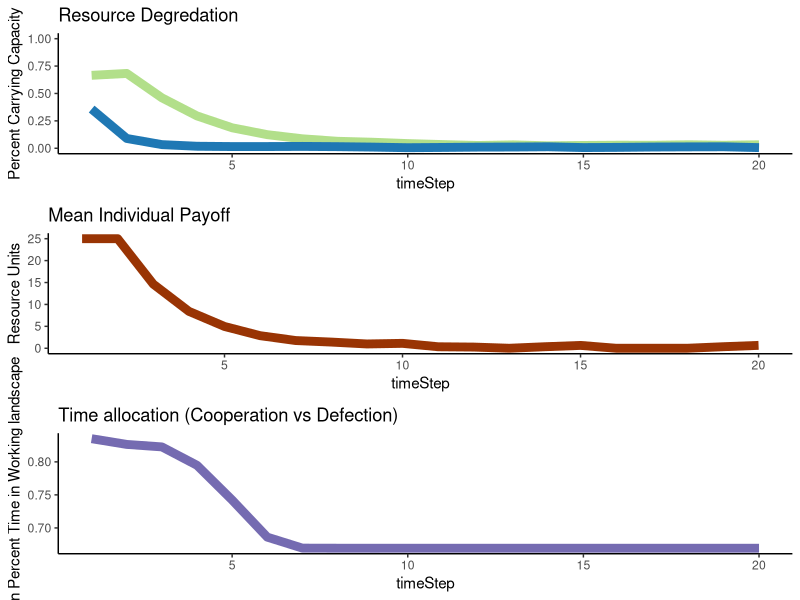

R code for this plot:
library(ggplot2)

abm<-function(#Specified parameters
  Individuals=100, #number of total resource users in a population
  
  TotalCarryingCapacity=10000, #total available resource units
  
  StartPercCarryingCapacity = 0.7, #amount of resources available in the landscape at the start in proportion to CC
  
  PercProtected=0.3, #percent of the total resource that's in a protected area
  
  CoopPercStart=0.9, #percent of individuals who start by following the rules at t0
  
  LearningStrategy = "Success Bias", #options are Success Bias & Conformist
  
  TimeSteps=20,
  ResourceRegenerationPerTimeStep=1.15,
  harvestMax=25,
  ProbOfMobility=0.2){
  
  ## Set parameters
  PercWorking= 1-PercProtected #percent of resource in a working landscape
  TotalCCResourceProtected=PercProtected*TotalCarryingCapacity #total resource units in carrying capacity of protected area
  TotalCCResourceWorking=PercWorking*TotalCarryingCapacity #total resource units in carrying capacity of working area
  StartResourceWorking = TotalCCResourceWorking*StartPercCarryingCapacity #number of resources in the working landscape starting
  StartResourceProtected = TotalCCResourceProtected*StartPercCarryingCapacity #number of resources in the protected landscape starting
  CoopNumStart= as.integer(CoopPercStart*Individuals) #number of individuals cooperating fully at t0
  DefNumStart= Individuals - CoopNumStart#number of individuals defecting at t0
  PercTimeProtected = c(rep(0,CoopNumStart),rbeta(DefNumStart,1,2)) #percent of their foraging time each indv spends in the PA
  PercTimeWorking = (1-PercTimeProtected)#percent of their foraging time each indv spends in the working landscape
  
  agents<-data.frame(PercTimeProtected,
                     PercTimeWorking,
                     PayoffProtectedLastTime = rep(NA,Individuals),
                     PayoffWorkingLastTime= rep(NA,Individuals))   #dataframe to be filled with initial payoffs
  
  ProtectPerDefect<-as.integer(StartResourceProtected/DefNumStart) #protected area resources per each individual harvesting there
  WorkingPerTotal<-as.integer(StartResourceWorking/Individuals) #working landscape resources per individual
  
  for ( i in 1:nrow(agents)){  #fill the starting df percent payoff from the protected landscape is a function of the amount 
    agent2<-agents[i,]   #of resources there per individual searching there, and a random draw with a chance of success equal to time spent
    agents[i,4]<-rbinom(1,WorkingPerTotal,agent2$PercTimeWorking)
    agents[i,4]<-ifelse(agents[i,4]>=harvestMax,harvestMax,agents[i,4])
    agents[i,3]<- ifelse(agents[i,4]< harvestMax,rbinom(1,ProtectPerDefect,agent2$PercTimeProtected),0) #if they didnt get the max harvest, then 
    agents[i,3]<-ifelse(agents[i,3]>harvestMax-agents[i,4],harvestMax-agents[i,4],agents[i,3])
  } #see what they get from the working landscape first
  
  
  
  agents$PayoffTotalLastTime<- agents$PayoffProtectedLastTime + agents$PayoffWorkingLastTime #total payoff is the sum of what they get from both areas
  
  
  output<-data.frame(timeStep = 1:TimeSteps, #create df to fill with the outputs from each time step
                     meanTimeProtect = rep(NA,TimeSteps),
                     meanTimeWorking = rep(NA,TimeSteps),
                     NumResourcesProtect = rep(NA,TimeSteps),
                     percCCProtect = rep(NA,TimeSteps),
                     NumResourcesWorking = rep(NA,TimeSteps),
                     percCCWorking = rep(NA,TimeSteps),
                     meanPayoff = rep(NA,TimeSteps))
  
  output$meanTimeProtect[1] <- mean(agents$PercTimeProtected)  #fill it with the outouts from time 1
  output$meanTimeWorking[1]  <- mean(agents$PercTimeWorking) 
  output$NumResourcesProtect[1] <- StartResourceProtected-sum(agents$PayoffProtectedLastTime) 
  output$NumResourcesWorking[1] <- StartResourceWorking-sum(agents$PayoffWorkingLastTime) 
  output$percCCProtect[1]  <- output$NumResourcesProtect[1]/TotalCCResourceProtected
  output$percCCWorking[1]  <- output$NumResourcesWorking[1]/TotalCCResourceWorking
  output$meanPayoff[1]  <- mean(agents$PayoffTotalLastTime) 
  
  
  
  for (t in 2:TimeSteps){  #run the abm for all o fthe time steps
    
    #choose new strategy  
    
    LastTimeAgents<-agents  #save the agents from the pervious time to a new df
    
    LastTimePercTimeProtected<-LastTimeAgents$PercTimeProtected  #pull out the previous pretected foraging times as vector
    LastTimePercWorking<-LastTimeAgents$PercTimeWorking  #pull out the previous working foraging times as vector
    
    PercTimeProtected<-rep(NA,length(PercTimeProtected))  #nullify the previous perc time protected vector so we can fill it later and be confident the values changed
    
    if(LearningStrategy == "Success Bias"){ 
      for (j in 1:nrow(LastTimeAgents)){  
        ThisAgent<-LastTimeAgents[j,]      #modify the foraging strategy of each agent individually
        OtherAgents<-LastTimeAgents[-j,]   #dataframe of ther agents for them to copy from
        ThisAgentPayoff<-ThisAgent$PayoffTotalLastTime   #payoff last time period for this agent
        OtherAgentSpecific<-OtherAgents[sample(nrow(OtherAgents),1),] #choose a specific agent for them to get paired up with
        OtherAgentPayoff<-OtherAgentSpecific$PayoffTotalLastTime  #Payoff the other agent recieved
        OtherAgentPercProtect<-OtherAgentSpecific$PercTimeProtected #strategy of other agent
        ThisAgentPercProtect<-ThisAgent$PercTimeProtected  #strategy of this agent
        
        PercTimeProtected[j]<-ifelse(ThisAgentPayoff >=OtherAgentPayoff,ThisAgent$PercTimeProtected,
                                     (ThisAgentPercProtect+((OtherAgentPercProtect-ThisAgentPercProtect)/2))) #vector of new strategies
        
        #if this agent did better than the randomly selected agent then they keep their strategy
        #if they did worse thnan they modify their strategy to be the difference between their previou sstrategy and the randomly selected agent
        
      }}
    #if(LearningStrategy == "Conformist"){
     # for (j in 1:nrow(LastTimeAgents)){  
      #  ThisAgent<-LastTimeAgents[j,]      #Pull out each specific agent
       # OtherAgents<-LastTimeAgents[-j,]   #dataframe of ther agents for them to copy from
        #OtherAgentsSample<-OtherAgents[c(sample(1:nrow(OtherAgents),5)),] #haphazardly chose 5 here...look into lit to find good number!!!
        #OtherAgentsPercProtect<-mean(OtherAgentsSample$PercTimeProtected )# mean strategy of other agents
        #ThisAgentPercProtect<-ThisAgent$PercTimeProtected  #strategy of this agent
        
        #PercTimeProtected[j]<-(ThisAgentPercProtect+((OtherAgentsPercProtect-ThisAgentPercProtect)/2)) #vector of new strategies
      #}}
    
 #   if(LearningStrategy == "Conformist"){
  #    for (j in 1:nrow(LastTimeAgents)){  
   #     ThisAgent<-LastTimeAgents[j,]      #Pull out each specific agent
    #    OtherAgents<-LastTimeAgents[-j,]   #dataframe of ther agents for them to copy from
     #   OtherAgentsSample<-OtherAgents[c(sample(1:nrow(OtherAgents),5)),] #haphazardly chose 5 here...look into lit to find good number!!!
      #  ThisAgentPercProtect<-ThisAgent$PercTimeProtected
       # if(length(which(OtherAgentsSample$PercTimeProtected>0.0))>2 & ThisAgentPercProtect ==0.0){PercTimeProtected[j]<-rbeta(1,1,2)}
        #if(length(which(OtherAgentsSample$PercTimeProtected>0.0))>2 & ThisAgentPercProtect >0.0){PercTimeProtected[j]<-ThisAgentPercProtect}
    #    if(length(which(OtherAgentsSample$PercTimeProtected==0.0))>2){PercTimeProtected[j]<-0.0}
  #  }}
    
    if(LearningStrategy == "Conformist"){
      for (j in 1:nrow(LastTimeAgents)){  
        ThisAgent<-LastTimeAgents[j,]      #Pull out each specific agent
        OtherAgents<-LastTimeAgents[-j,]   #dataframe of ther agents for them to copy from
        OtherAgentsSample<-OtherAgents[c(sample(1:nrow(OtherAgents),5)),] #haphazardly chose 5 here...look into lit to find good number!!!
        ThisAgentPercProtect<-ThisAgent$PercTimeProtected
        if(length(which(OtherAgentsSample$PercTimeProtected>0.0))>2 ){
          PercTimeProtected[j]<-mean(OtherAgentsSample[OtherAgentsSample$PercTimeProtected!=0.0,]$PercTimeProtected )# mean strategy of other agents
         }
        if(length(which(OtherAgentsSample$PercTimeProtected==0.0))>2){PercTimeProtected[j]<-0.0}
      }}
    
    
    
    
    PercTimeWorking<- 1-PercTimeProtected   #time foraging in the working landscape
    
    
    agents<-data.frame(PercTimeProtected,   #new agent dataframe to fill
                       PercTimeWorking,
                       PayoffProtectedLastTime = rep(NA,Individuals),
                       PayoffWorkingLastTime= rep(NA,Individuals)) 
    
    
    #New resource pools to pull from
    #make sure they dont regenerate past their carrying capacity
    
    NewProtectedResourcesTotal<-round(output$NumResourcesProtect[t-1] * ResourceRegenerationPerTimeStep,digits=0)
    NewProtectedResourcesTotal<-ifelse(NewProtectedResourcesTotal<=  TotalCCResourceProtected,NewProtectedResourcesTotal, TotalCCResourceProtected)
    NewWorkingResourcesTotal<-round(output$NumResourcesWorking[t-1] * ResourceRegenerationPerTimeStep,digits=0)
    NewWorkingResourcesTotal<-ifelse(NewWorkingResourcesTotal<=TotalCCResourceWorking,NewWorkingResourcesTotal,TotalCCResourceWorking)
    
    ##Resource mobility
    LeaveWorking<-rbinom(1,NewWorkingResourcesTotal,ProbOfMobility) #number of resources which leave the protected area
    LeaveProtected<-rbinom(1,NewProtectedResourcesTotal,ProbOfMobility)#number of resources which leave the working area
    
    #do the accounting on entering vs leaving individuals
    NewWorkingResourcesTotal<-NewWorkingResourcesTotal-LeaveWorking+LeaveProtected
    NewProtectedResourcesTotal<-NewProtectedResourcesTotal-LeaveProtected+LeaveWorking
    
    #Make sure they dont go over the CC again
    NewWorkingResourcesTotal<-ifelse(NewWorkingResourcesTotal<=TotalCCResourceWorking,NewWorkingResourcesTotal,TotalCCResourceWorking)
    NewProtectedResourcesTotal<-ifelse(NewProtectedResourcesTotal<=  TotalCCResourceProtected,NewProtectedResourcesTotal, TotalCCResourceProtected)
    
    
    ##calculate available resources per individual
    if(nrow(agents[agents$PercTimeProtected>0,])==0){ProtectPerDefect<-NewProtectedResourcesTotal}
    if(nrow(agents[agents$PercTimeProtected>0,])!=0){ProtectPerDefect<-as.integer(NewProtectedResourcesTotal/nrow(agents[agents$PercTimeProtected>0,]))}
    WorkingPerTotal<-as.integer(NewWorkingResourcesTotal/Individuals)
    
    
    for ( i in 1:nrow(agents)){  #fill the starting df percent payoff from the protected landscape is a function of the amount 
      agent2<-agents[i,]   #of resources there per individual searching there, and a random draw with a chance of success equal to time spent
      agents[i,4]<-rbinom(1,WorkingPerTotal,agent2$PercTimeWorking)
      agents[i,4]<-ifelse(agents[i,4]>=harvestMax,harvestMax,agents[i,4])
      agents[i,3]<- ifelse(agents[i,4]< harvestMax,rbinom(1,ProtectPerDefect,agent2$PercTimeProtected),0) #if they didnt get the max harvest, then 
      agents[i,3]<-ifelse(agents[i,3]>harvestMax-agents[i,4],harvestMax-agents[i,4],agents[i,3])
    } #see what they get from the working landscape first
    
    
    
    agents$PayoffTotalLastTime<- agents$PayoffProtectedLastTime + agents$PayoffWorkingLastTime #total payoff is the sum of what they get from both areas
    
    output$meanTimeProtect[t] <- mean(agents$PercTimeProtected)  #fill it with the outouts from time 1
    output$meanTimeWorking[t]  <- mean(agents$PercTimeWorking) 
    output$NumResourcesProtect[t] <- NewProtectedResourcesTotal-sum(agents$PayoffProtectedLastTime) 
    output$NumResourcesWorking[t]  <- NewWorkingResourcesTotal-sum(agents$PayoffWorkingLastTime)
    output$percCCProtect[t]  <- output$NumResourcesProtect[t]/TotalCCResourceProtected
    output$percCCWorking[t]  <- output$NumResourcesWorking[t]/TotalCCResourceWorking
    output$meanPayoff[t]  <- mean(agents$PayoffTotalLastTime)
    
  }
  
  
  p1<-ggplot(data=output,aes(x=timeStep))+
    geom_line(aes(y=percCCProtect),size=3,color="#b2df8a")+
    geom_line(aes(y=percCCWorking),size=3,color="#1f78b4")+
    ylim(0, 1.0)+theme_classic()+ylab("Percent Carrying Capacity")+
    scale_colour_manual(name = 'Area', 
                        values =c('#b2df8a'='#b2df8a','#1f78b4'='#1f78b4'), labels = c('Protected Area','Working Landscape'))+
    ggtitle("Resource Degredation")
  
  
  p2<-ggplot(data=output,aes(x=timeStep))+
    geom_line(aes(y=meanPayoff),size=3,color="#993404")+
    theme_classic()+ylab("Resource Units")+
    ggtitle("Mean Individual Payoff")
  
  p3<-ggplot(data=output,aes(x=timeStep))+
    geom_line(aes(y=meanTimeWorking),size=3,color="#756bb1")+
    theme_classic()+ylab("Mean Percent Time in Working landscape")+
    ggtitle("Time allocation (Cooperation vs Defection)")
  
  x<-gridExtra::grid.arrange(p1,p2,p3,ncol=1)
  
  
  return(output) 
}



abm(LearningStrategy = "Conformist",CoopPercStart=0.5)
